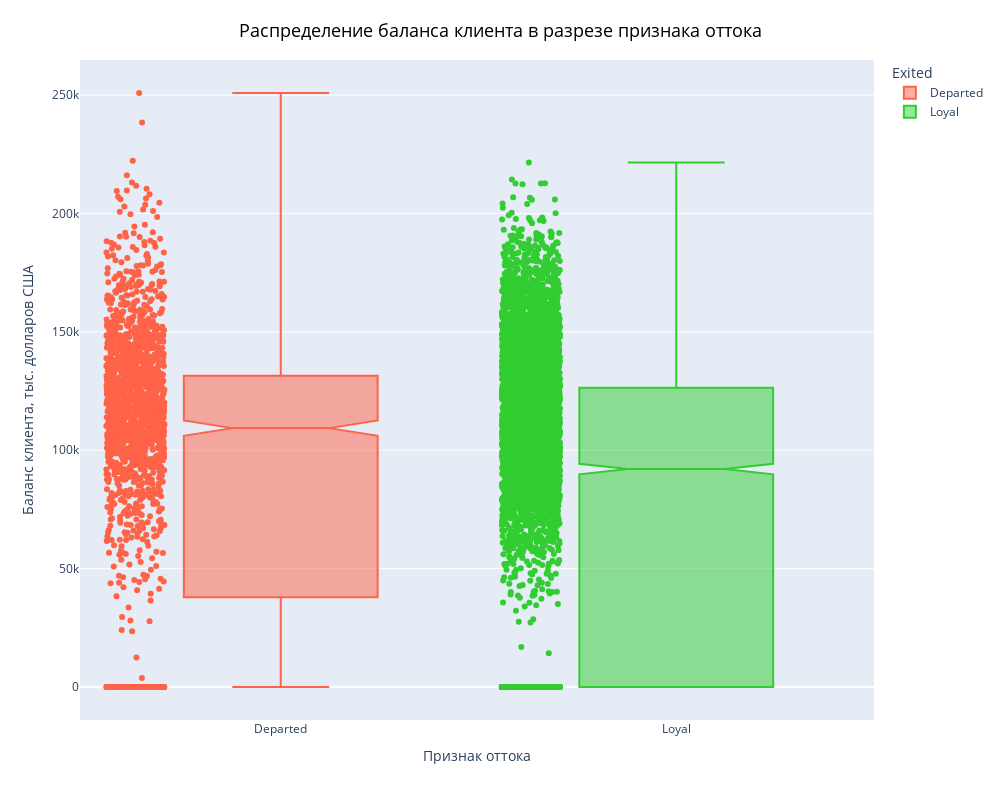

The code cell stored with this chart in its notebook:
### Markdown cell above
## Вариант 2

### Code cell
# Построем графики для сравнения с библиотекой plotly.express:

fig = px.box(
    churn_df,
    x='Exited',
    y='Balance',
    width=1000,
    height=800,
    color="Exited",
    boxmode="overlay", # построим наглядное распределение групп
    points='all',
    color_discrete_sequence=['Tomato', 'LimeGreen'],
    notched=True
)

fig.update_layout(title={
        'text': "Распределение баланса клиента в разрезе признака оттока",
        'y':0.97,
        'x':0.5,
        'xanchor': 'center',
        'yanchor': 'top'
        },
        title_font={
        'size':18,
        'color':"black"
        },
        xaxis_title='Признак оттока',
        yaxis_title='Баланс клиента, тыс. долларов США'
)
fig.show()

# Для точности выводов выведим информацию о клиентах, которые с нулевым балансам покинули банк:

filter_departed = churn_df[(churn_df['Balance']<=2500) & (churn_df['Exited'] == 'Departed')]

print(f'Количество клиентов с нулевым балансом, покинувшие банк: {len(filter_departed)} клиентов')

### Figure 1 — Plotly figure (JSON) as saved in the notebook; plotly's stock layout.template omitted (floating-point values rounded to 4 significant figures; data arrays with more than 128 entries replaced by an {"elided": "..."} marker saying what was removed)
{"data": [{"alignmentgroup": "True", "boxpoints": "all", "hovertemplate": "Exited=%{x}<br>Balance=%{y}<extra></extra>", "legendgroup": "Departed", "marker": {"color": "Tomato"}, "name": "Departed", "notched": true, "offsetgroup": "Departed", "orientation": "v", "showlegend": true, "type": "box", "x": {"elided": "2037 str values"}, "x0": " ", "xaxis": "x", "y": {"elided": "2037 float values"}, "y0": " ", "yaxis": "y"}, {"alignmentgroup": "True", "boxpoints": "all", "hovertemplate": "Exited=%{x}<br>Balance=%{y}<extra></extra>", "legendgroup": "Loyal", "marker": {"color": "LimeGreen"}, "name": "Loyal", "notched": true, "offsetgroup": "Loyal", "orientation": "v", "showlegend": true, "type": "box", "x": {"elided": "7963 str values"}, "x0": " ", "xaxis": "x", "y": {"elided": "7963 float values"}, "y0": " ", "yaxis": "y"}], "layout": {"boxmode": "overlay", "height": 800, "legend": {"title": {"text": "Exited"}, "tracegroupgap": 0}, "margin": {"t": 60}, "title": {"font": {"color": "black", "size": 18}, "text": "Распределение баланса клиента в разрезе признака оттока", "x": 0.5, "xanchor": "center", "y": 0.97, "yanchor": "top"}, "width": 1000, "xaxis": {"anchor": "y", "categoryarray": ["Departed", "Loyal"], "categoryorder": "array", "domain": [0, 1], "title": {"text": "Признак оттока"}}, "yaxis": {"anchor": "x", "domain": [0, 1], "title": {"text": "Баланс клиента, тыс. долларов США"}}}}
